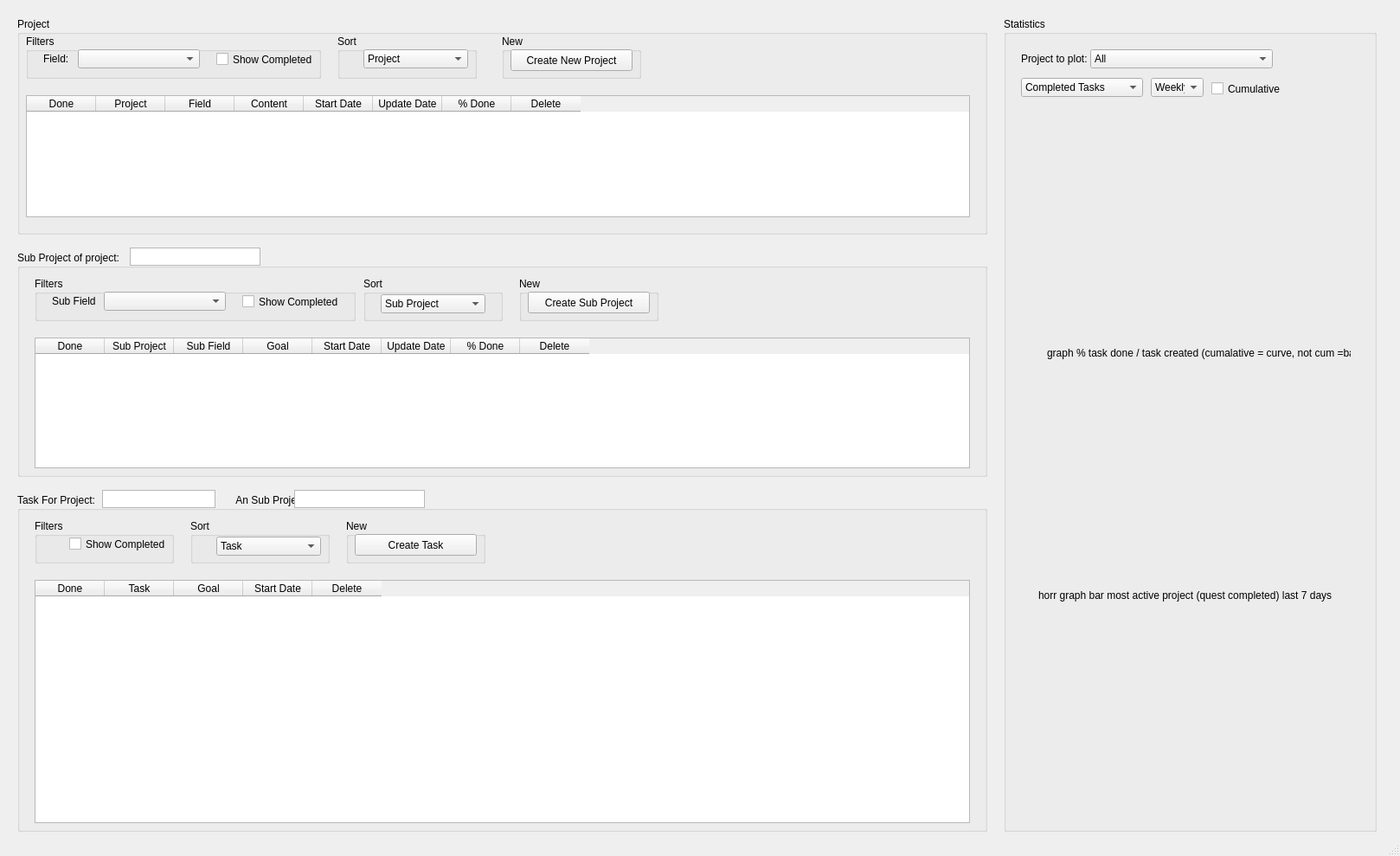
<?xml version="1.0" encoding="UTF-8"?>
<ui version="4.0">
 <class>MainWindow</class>
 <widget class="QMainWindow" name="MainWindow">
  <property name="geometry">
   <rect>
    <x>0</x>
    <y>0</y>
    <width>1618</width>
    <height>989</height>
   </rect>
  </property>
  <property name="windowTitle">
   <string>MainWindow</string>
  </property>
  <widget class="QWidget" name="centralwidget">
   <widget class="QGroupBox" name="groupBox">
    <property name="geometry">
     <rect>
      <x>20</x>
      <y>20</y>
      <width>1121</width>
      <height>251</height>
     </rect>
    </property>
    <property name="title">
     <string>Project</string>
    </property>
    <widget class="QTableWidget" name="tableWidget_project">
     <property name="geometry">
      <rect>
       <x>10</x>
       <y>90</y>
       <width>1091</width>
       <height>141</height>
      </rect>
     </property>
     <property name="frameShape">
      <enum>QFrame::StyledPanel</enum>
     </property>
     <property name="frameShadow">
      <enum>QFrame::Sunken</enum>
     </property>
     <property name="sizeAdjustPolicy">
      <enum>QAbstractScrollArea::AdjustToContents</enum>
     </property>
     <property name="autoScroll">
      <bool>true</bool>
     </property>
     <property name="dragEnabled">
      <bool>false</bool>
     </property>
     <property name="selectionMode">
      <enum>QAbstractItemView::NoSelection</enum>
     </property>
     <property name="textElideMode">
      <enum>Qt::ElideRight</enum>
     </property>
     <property name="verticalScrollMode">
      <enum>QAbstractItemView::ScrollPerItem</enum>
     </property>
     <attribute name="horizontalHeaderVisible">
      <bool>true</bool>
     </attribute>
     <attribute name="horizontalHeaderCascadingSectionResizes">
      <bool>false</bool>
     </attribute>
     <attribute name="horizontalHeaderDefaultSectionSize">
      <number>80</number>
     </attribute>
     <attribute name="horizontalHeaderMinimumSectionSize">
      <number>30</number>
     </attribute>
     <attribute name="horizontalHeaderShowSortIndicator" stdset="0">
      <bool>true</bool>
     </attribute>
     <attribute name="horizontalHeaderStretchLastSection">
      <bool>false</bool>
     </attribute>
     <column>
      <property name="text">
       <string>Done</string>
      </property>
     </column>
     <column>
      <property name="text">
       <string>Project</string>
      </property>
     </column>
     <column>
      <property name="text">
       <string>Field</string>
      </property>
     </column>
     <column>
      <property name="text">
       <string>Content</string>
      </property>
     </column>
     <column>
      <property name="text">
       <string>Start Date</string>
      </property>
     </column>
     <column>
      <property name="text">
       <string>Update Date</string>
      </property>
     </column>
     <column>
      <property name="text">
       <string>% Done</string>
      </property>
     </column>
     <column>
      <property name="text">
       <string>Delete</string>
      </property>
     </column>
    </widget>
    <widget class="QGroupBox" name="groupBox_4">
     <property name="geometry">
      <rect>
       <x>10</x>
       <y>20</y>
       <width>341</width>
       <height>51</height>
      </rect>
     </property>
     <property name="title">
      <string>Filters</string>
     </property>
     <widget class="QLabel" name="label">
      <property name="geometry">
       <rect>
        <x>20</x>
        <y>20</y>
        <width>31</width>
        <height>16</height>
       </rect>
      </property>
      <property name="text">
       <string>Field:</string>
      </property>
     </widget>
     <widget class="QComboBox" name="comboBox_projectFilterField">
      <property name="geometry">
       <rect>
        <x>60</x>
        <y>17</y>
        <width>141</width>
        <height>22</height>
       </rect>
      </property>
     </widget>
     <widget class="QCheckBox" name="checkBox_projectShowComplete">
      <property name="geometry">
       <rect>
        <x>220</x>
        <y>20</y>
        <width>111</width>
        <height>17</height>
       </rect>
      </property>
      <property name="text">
       <string>Show Completed</string>
      </property>
      <property name="tristate">
       <bool>true</bool>
      </property>
     </widget>
    </widget>
    <widget class="QGroupBox" name="groupBox_5">
     <property name="geometry">
      <rect>
       <x>370</x>
       <y>20</y>
       <width>161</width>
       <height>51</height>
      </rect>
     </property>
     <property name="title">
      <string>Sort</string>
     </property>
     <widget class="QComboBox" name="comboBox_projectSort">
      <property name="geometry">
       <rect>
        <x>30</x>
        <y>17</y>
        <width>121</width>
        <height>22</height>
       </rect>
      </property>
      <item>
       <property name="text">
        <string>Project</string>
       </property>
      </item>
      <item>
       <property name="text">
        <string>Field</string>
       </property>
      </item>
      <item>
       <property name="text">
        <string>Start Date</string>
       </property>
      </item>
      <item>
       <property name="text">
        <string>Update Date</string>
       </property>
      </item>
      <item>
       <property name="text">
        <string>% Done</string>
       </property>
      </item>
     </widget>
    </widget>
    <widget class="QGroupBox" name="groupBox_8">
     <property name="geometry">
      <rect>
       <x>560</x>
       <y>20</y>
       <width>161</width>
       <height>51</height>
      </rect>
     </property>
     <property name="title">
      <string>New</string>
     </property>
     <widget class="QPushButton" name="pushButton_projectCreate">
      <property name="geometry">
       <rect>
        <x>10</x>
        <y>17</y>
        <width>141</width>
        <height>25</height>
       </rect>
      </property>
      <property name="text">
       <string>Create New Project</string>
      </property>
     </widget>
    </widget>
   </widget>
   <widget class="QGroupBox" name="groupBox_2">
    <property name="geometry">
     <rect>
      <x>20</x>
      <y>290</y>
      <width>1121</width>
      <height>261</height>
     </rect>
    </property>
    <property name="title">
     <string>Sub Project of project:</string>
    </property>
    <widget class="QGroupBox" name="groupBox_6">
     <property name="geometry">
      <rect>
       <x>20</x>
       <y>30</y>
       <width>371</width>
       <height>51</height>
      </rect>
     </property>
     <property name="title">
      <string>Filters</string>
     </property>
     <widget class="QLabel" name="label_3">
      <property name="geometry">
       <rect>
        <x>20</x>
        <y>20</y>
        <width>51</width>
        <height>16</height>
       </rect>
      </property>
      <property name="text">
       <string>Sub Field:</string>
      </property>
     </widget>
     <widget class="QComboBox" name="comboBox_subProjectFilterField">
      <property name="geometry">
       <rect>
        <x>80</x>
        <y>17</y>
        <width>141</width>
        <height>22</height>
       </rect>
      </property>
     </widget>
     <widget class="QCheckBox" name="checkBox_subProjectShowCompleted">
      <property name="geometry">
       <rect>
        <x>240</x>
        <y>20</y>
        <width>111</width>
        <height>17</height>
       </rect>
      </property>
      <property name="text">
       <string>Show Completed</string>
      </property>
     </widget>
    </widget>
    <widget class="QTableWidget" name="tableWidget_subProject">
     <property name="geometry">
      <rect>
       <x>20</x>
       <y>100</y>
       <width>1081</width>
       <height>151</height>
      </rect>
     </property>
     <property name="sizeAdjustPolicy">
      <enum>QAbstractScrollArea::AdjustToContents</enum>
     </property>
     <property name="autoScroll">
      <bool>true</bool>
     </property>
     <property name="dragEnabled">
      <bool>false</bool>
     </property>
     <property name="selectionMode">
      <enum>QAbstractItemView::NoSelection</enum>
     </property>
     <property name="textElideMode">
      <enum>Qt::ElideRight</enum>
     </property>
     <property name="verticalScrollMode">
      <enum>QAbstractItemView::ScrollPerItem</enum>
     </property>
     <attribute name="horizontalHeaderDefaultSectionSize">
      <number>80</number>
     </attribute>
     <attribute name="horizontalHeaderMinimumSectionSize">
      <number>30</number>
     </attribute>
     <attribute name="horizontalHeaderShowSortIndicator" stdset="0">
      <bool>true</bool>
     </attribute>
     <attribute name="verticalHeaderShowSortIndicator" stdset="0">
      <bool>true</bool>
     </attribute>
     <column>
      <property name="text">
       <string>Done</string>
      </property>
     </column>
     <column>
      <property name="text">
       <string>Sub Project</string>
      </property>
     </column>
     <column>
      <property name="text">
       <string>Sub Field</string>
      </property>
     </column>
     <column>
      <property name="text">
       <string>Goal</string>
      </property>
     </column>
     <column>
      <property name="text">
       <string>Start Date</string>
      </property>
     </column>
     <column>
      <property name="text">
       <string>Update Date</string>
      </property>
     </column>
     <column>
      <property name="text">
       <string>% Done</string>
      </property>
     </column>
     <column>
      <property name="text">
       <string>Delete</string>
      </property>
     </column>
    </widget>
    <widget class="QGroupBox" name="groupBox_7">
     <property name="geometry">
      <rect>
       <x>400</x>
       <y>30</y>
       <width>161</width>
       <height>51</height>
      </rect>
     </property>
     <property name="title">
      <string>Sort</string>
     </property>
     <widget class="QComboBox" name="comboBox_subProjectSort">
      <property name="geometry">
       <rect>
        <x>20</x>
        <y>20</y>
        <width>121</width>
        <height>22</height>
       </rect>
      </property>
      <item>
       <property name="text">
        <string>Sub Project</string>
       </property>
      </item>
      <item>
       <property name="text">
        <string>Sub Field</string>
       </property>
      </item>
      <item>
       <property name="text">
        <string>Start Date</string>
       </property>
      </item>
      <item>
       <property name="text">
        <string>Update Date</string>
       </property>
      </item>
      <item>
       <property name="text">
        <string>% Done</string>
       </property>
      </item>
     </widget>
    </widget>
    <widget class="QGroupBox" name="groupBox_9">
     <property name="geometry">
      <rect>
       <x>580</x>
       <y>30</y>
       <width>161</width>
       <height>51</height>
      </rect>
     </property>
     <property name="title">
      <string>New</string>
     </property>
     <widget class="QPushButton" name="pushButton_subProjectCreate">
      <property name="geometry">
       <rect>
        <x>10</x>
        <y>17</y>
        <width>141</width>
        <height>25</height>
       </rect>
      </property>
      <property name="text">
       <string>Create Sub Project</string>
      </property>
     </widget>
    </widget>
   </widget>
   <widget class="QGroupBox" name="groupBox_3">
    <property name="geometry">
     <rect>
      <x>20</x>
      <y>570</y>
      <width>1121</width>
      <height>391</height>
     </rect>
    </property>
    <property name="title">
     <string>Task For Project:                                                 An Sub Project: </string>
    </property>
    <widget class="QGroupBox" name="groupBox_10">
     <property name="geometry">
      <rect>
       <x>200</x>
       <y>30</y>
       <width>161</width>
       <height>51</height>
      </rect>
     </property>
     <property name="title">
      <string>Sort</string>
     </property>
     <widget class="QComboBox" name="comboBox_taskSort">
      <property name="geometry">
       <rect>
        <x>30</x>
        <y>20</y>
        <width>121</width>
        <height>22</height>
       </rect>
      </property>
      <item>
       <property name="text">
        <string>Task</string>
       </property>
      </item>
      <item>
       <property name="text">
        <string>Start Date</string>
       </property>
      </item>
     </widget>
    </widget>
    <widget class="QTableWidget" name="tableWidget_task">
     <property name="geometry">
      <rect>
       <x>20</x>
       <y>100</y>
       <width>1081</width>
       <height>281</height>
      </rect>
     </property>
     <property name="sizeAdjustPolicy">
      <enum>QAbstractScrollArea::AdjustToContents</enum>
     </property>
     <property name="autoScroll">
      <bool>true</bool>
     </property>
     <property name="dragEnabled">
      <bool>false</bool>
     </property>
     <property name="selectionMode">
      <enum>QAbstractItemView::NoSelection</enum>
     </property>
     <property name="textElideMode">
      <enum>Qt::ElideRight</enum>
     </property>
     <property name="verticalScrollMode">
      <enum>QAbstractItemView::ScrollPerItem</enum>
     </property>
     <attribute name="horizontalHeaderDefaultSectionSize">
      <number>80</number>
     </attribute>
     <attribute name="horizontalHeaderMinimumSectionSize">
      <number>30</number>
     </attribute>
     <column>
      <property name="text">
       <string>Done</string>
      </property>
     </column>
     <column>
      <property name="text">
       <string>Task</string>
      </property>
     </column>
     <column>
      <property name="text">
       <string>Goal</string>
      </property>
     </column>
     <column>
      <property name="text">
       <string>Start Date</string>
      </property>
     </column>
     <column>
      <property name="text">
       <string>Delete</string>
      </property>
     </column>
    </widget>
    <widget class="QGroupBox" name="groupBox_11">
     <property name="geometry">
      <rect>
       <x>380</x>
       <y>30</y>
       <width>161</width>
       <height>51</height>
      </rect>
     </property>
     <property name="title">
      <string>New</string>
     </property>
     <widget class="QPushButton" name="pushButton_taskCreate">
      <property name="geometry">
       <rect>
        <x>10</x>
        <y>17</y>
        <width>141</width>
        <height>25</height>
       </rect>
      </property>
      <property name="text">
       <string>Create Task</string>
      </property>
     </widget>
    </widget>
    <widget class="QGroupBox" name="groupBox_12">
     <property name="geometry">
      <rect>
       <x>20</x>
       <y>30</y>
       <width>161</width>
       <height>51</height>
      </rect>
     </property>
     <property name="title">
      <string>Filters</string>
     </property>
     <widget class="QCheckBox" name="checkBox_TaskFilterShowCompleted">
      <property name="geometry">
       <rect>
        <x>40</x>
        <y>20</y>
        <width>111</width>
        <height>17</height>
       </rect>
      </property>
      <property name="text">
       <string>Show Completed</string>
      </property>
     </widget>
    </widget>
   </widget>
   <widget class="QGroupBox" name="groupBox_13">
    <property name="geometry">
     <rect>
      <x>1160</x>
      <y>20</y>
      <width>431</width>
      <height>941</height>
     </rect>
    </property>
    <property name="title">
     <string>Statistics</string>
    </property>
    <widget class="QWidget" name="widget_graphTemporel" native="true">
     <property name="geometry">
      <rect>
       <x>20</x>
       <y>110</y>
       <width>391</width>
       <height>241</height>
      </rect>
     </property>
    </widget>
    <widget class="QComboBox" name="comboBox_statsTopictoPlot">
     <property name="geometry">
      <rect>
       <x>20</x>
       <y>70</y>
       <width>141</width>
       <height>22</height>
      </rect>
     </property>
     <item>
      <property name="text">
       <string>Completed Tasks</string>
      </property>
     </item>
     <item>
      <property name="text">
       <string>Created Task</string>
      </property>
     </item>
     <item>
      <property name="text">
       <string>Created Sub Project</string>
      </property>
     </item>
     <item>
      <property name="text">
       <string>Completed Sub Project</string>
      </property>
     </item>
    </widget>
    <widget class="QComboBox" name="comboBox_statsFrequencyToPlot">
     <property name="geometry">
      <rect>
       <x>170</x>
       <y>70</y>
       <width>61</width>
       <height>22</height>
      </rect>
     </property>
     <item>
      <property name="text">
       <string>Weekly</string>
      </property>
     </item>
     <item>
      <property name="text">
       <string>Daily</string>
      </property>
     </item>
    </widget>
    <widget class="QCheckBox" name="checkBox_statsCumulativetoPlot">
     <property name="geometry">
      <rect>
       <x>240</x>
       <y>74</y>
       <width>81</width>
       <height>17</height>
      </rect>
     </property>
     <property name="text">
      <string>Cumulative</string>
     </property>
    </widget>
    <widget class="QComboBox" name="comboBox_statsProjectToPlot">
     <property name="geometry">
      <rect>
       <x>100</x>
       <y>37</y>
       <width>211</width>
       <height>22</height>
      </rect>
     </property>
     <item>
      <property name="text">
       <string>All</string>
      </property>
     </item>
    </widget>
    <widget class="QLabel" name="label_5">
     <property name="geometry">
      <rect>
       <x>20</x>
       <y>40</y>
       <width>81</width>
       <height>16</height>
      </rect>
     </property>
     <property name="text">
      <string>Project to plot:</string>
     </property>
    </widget>
    <widget class="QWidget" name="widget_graphTemporel_2" native="true">
     <property name="geometry">
      <rect>
       <x>20</x>
       <y>400</y>
       <width>391</width>
       <height>241</height>
      </rect>
     </property>
    </widget>
    <widget class="QWidget" name="widget_graphTemporel_3" native="true">
     <property name="geometry">
      <rect>
       <x>20</x>
       <y>690</y>
       <width>391</width>
       <height>241</height>
      </rect>
     </property>
    </widget>
    <widget class="QLabel" name="label_4">
     <property name="geometry">
      <rect>
       <x>40</x>
       <y>660</y>
       <width>351</width>
       <height>16</height>
      </rect>
     </property>
     <property name="text">
      <string>horr graph bar most active project (quest completed) last 7 days</string>
     </property>
    </widget>
    <widget class="QLabel" name="label_6">
     <property name="geometry">
      <rect>
       <x>50</x>
       <y>380</y>
       <width>351</width>
       <height>16</height>
      </rect>
     </property>
     <property name="text">
      <string>graph % task done / task created (cumalative = curve, not cum =bar)</string>
     </property>
    </widget>
   </widget>
   <widget class="QTextBrowser" name="textBrowser_nameProject2">
    <property name="geometry">
     <rect>
      <x>118</x>
      <y>566</y>
      <width>131</width>
      <height>21</height>
     </rect>
    </property>
    <property name="verticalScrollBarPolicy">
     <enum>Qt::ScrollBarAlwaysOff</enum>
    </property>
    <property name="horizontalScrollBarPolicy">
     <enum>Qt::ScrollBarAlwaysOff</enum>
    </property>
   </widget>
   <widget class="QTextBrowser" name="textBrowser_nameSubProject">
    <property name="geometry">
     <rect>
      <x>340</x>
      <y>566</y>
      <width>151</width>
      <height>21</height>
     </rect>
    </property>
    <property name="verticalScrollBarPolicy">
     <enum>Qt::ScrollBarAlwaysOff</enum>
    </property>
    <property name="horizontalScrollBarPolicy">
     <enum>Qt::ScrollBarAlwaysOff</enum>
    </property>
   </widget>
   <widget class="QTextBrowser" name="textBrowser_nameProject">
    <property name="geometry">
     <rect>
      <x>150</x>
      <y>286</y>
      <width>151</width>
      <height>21</height>
     </rect>
    </property>
    <property name="verticalScrollBarPolicy">
     <enum>Qt::ScrollBarAlwaysOff</enum>
    </property>
    <property name="horizontalScrollBarPolicy">
     <enum>Qt::ScrollBarAlwaysOff</enum>
    </property>
   </widget>
  </widget>
  <widget class="QStatusBar" name="statusbar"/>
 </widget>
 <resources/>
 <connections/>
</ui>
